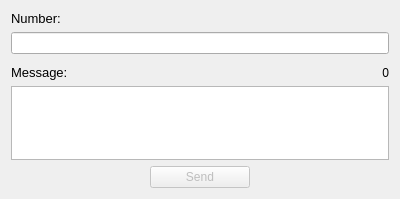
<?xml version="1.0" encoding="UTF-8"?>
<ui version="4.0">
 <class>sendview_base</class>
 <widget class="QWidget" name="sendview_base">
  <property name="geometry">
   <rect>
    <x>0</x>
    <y>0</y>
    <width>400</width>
    <height>199</height>
   </rect>
  </property>
  <property name="windowTitle">
   <string>Send Text Message</string>
  </property>
  <layout class="QVBoxLayout" name="verticalLayout">
   <item>
    <widget class="QLabel" name="label">
     <property name="font">
      <font>
       <pointsize>10</pointsize>
       <weight>50</weight>
       <bold>false</bold>
       <underline>false</underline>
      </font>
     </property>
     <property name="text">
      <string>Number:</string>
     </property>
    </widget>
   </item>
   <item>
    <widget class="KLineEdit" name="AddressEdit">
     <property name="showClearButton" stdset="0">
      <bool>false</bool>
     </property>
    </widget>
   </item>
   <item>
    <spacer name="verticalSpacer_2">
     <property name="orientation">
      <enum>Qt::Vertical</enum>
     </property>
     <property name="sizeType">
      <enum>QSizePolicy::Fixed</enum>
     </property>
     <property name="sizeHint" stdset="0">
      <size>
       <width>20</width>
       <height>5</height>
      </size>
     </property>
    </spacer>
   </item>
   <item>
    <layout class="QHBoxLayout" name="horizontalLayout_2">
     <item>
      <widget class="QLabel" name="label_2">
       <property name="font">
        <font>
         <pointsize>10</pointsize>
         <weight>50</weight>
         <bold>false</bold>
        </font>
       </property>
       <property name="text">
        <string>Message:</string>
       </property>
      </widget>
     </item>
     <item>
      <widget class="QLabel" name="textLength">
       <property name="text">
        <string notr="true">0</string>
       </property>
       <property name="alignment">
        <set>Qt::AlignRight|Qt::AlignTrailing|Qt::AlignVCenter</set>
       </property>
      </widget>
     </item>
    </layout>
   </item>
   <item>
    <widget class="KTextEdit" name="SmsTextEdit"/>
   </item>
   <item>
    <layout class="QHBoxLayout" name="horizontalLayout">
     <property name="sizeConstraint">
      <enum>QLayout::SetDefaultConstraint</enum>
     </property>
     <property name="topMargin">
      <number>0</number>
     </property>
     <item>
      <widget class="KPushButton" name="SendButton">
       <property name="enabled">
        <bool>false</bool>
       </property>
       <property name="maximumSize">
        <size>
         <width>100</width>
         <height>16777215</height>
        </size>
       </property>
       <property name="text">
        <string>Send</string>
       </property>
      </widget>
     </item>
    </layout>
   </item>
   <item>
    <spacer name="verticalSpacer">
     <property name="orientation">
      <enum>Qt::Vertical</enum>
     </property>
     <property name="sizeHint" stdset="0">
      <size>
       <width>20</width>
       <height>40</height>
      </size>
     </property>
    </spacer>
   </item>
  </layout>
 </widget>
 <customwidgets>
  <customwidget>
   <class>KLineEdit</class>
   <extends>QLineEdit</extends>
   <header>klineedit.h</header>
  </customwidget>
  <customwidget>
   <class>KPushButton</class>
   <extends>QPushButton</extends>
   <header>kpushbutton.h</header>
  </customwidget>
  <customwidget>
   <class>KTextEdit</class>
   <extends>QTextEdit</extends>
   <header>ktextedit.h</header>
  </customwidget>
 </customwidgets>
 <resources/>
 <connections/>
</ui>
